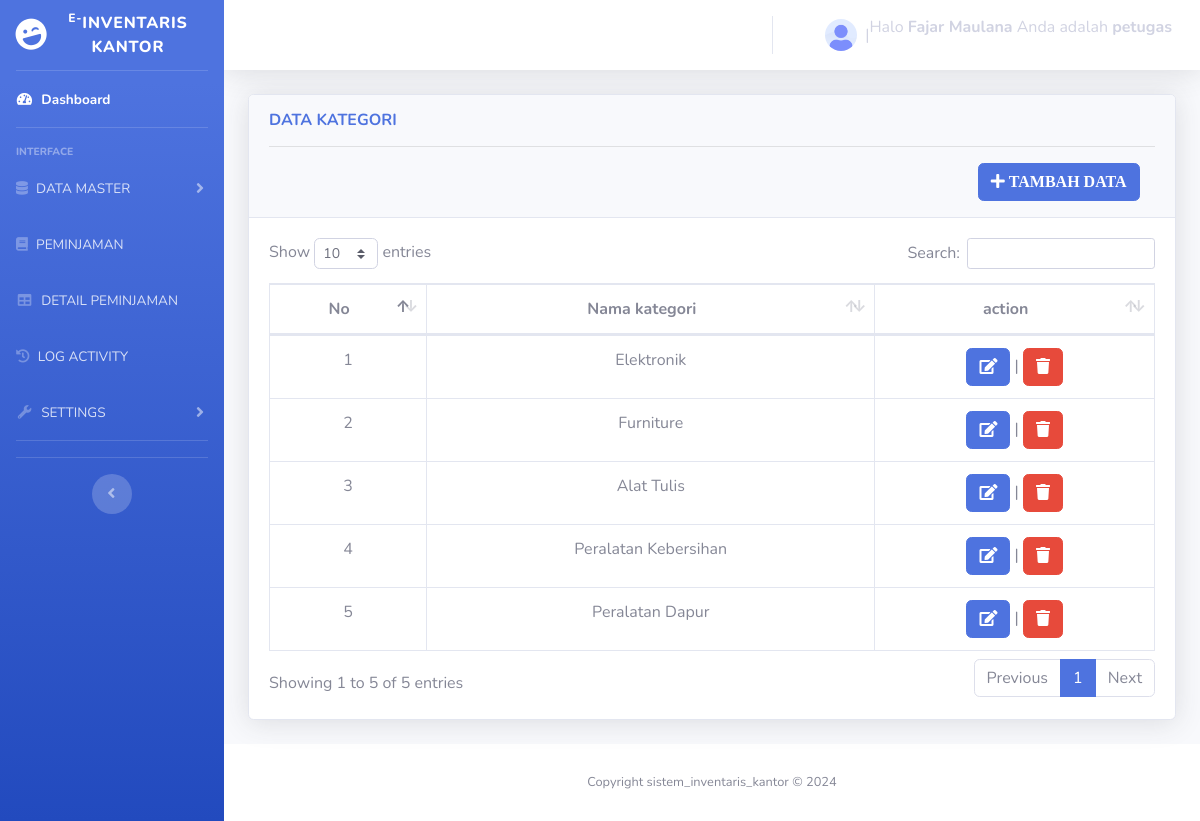
The page /kategori.php (signed in) on the database its author committed.
### tables this page shows
CREATE TABLE `kategori` (
  `id_kategori` int(11) NOT NULL,
  `nama_kategori` varchar(100) NOT NULL
);

### kategori.php (the view, shortened to what this page needs)
<?php
include "asset/header.php";
include "asset/sidebar.php";
include "conn.php";
$ctgr = "select * from kategori";
$result = mysqli_query($conn, $ctgr);
?>
        <div class="container-fluid">
         <div class="card shadow mb-4 relative">
            <div class="card-header py-3">
              <h6 class="m-0 font-weight-bold text-primary">DATA KATEGORI</h6>
              <hr>
              <a href="back_end/kategori/tambah.php" class="btn btn-primary float-end" style="margin-left: 80%;"><i class="fas fa-plus"> TAMBAH DATA</i></a>
            </div>
            <div class="card-body">
              <div class="table-responsive">
                <?php if(mysqli_num_rows($result) > 0) { ?>
                <table class="table table-bordered text-center" id="dataTable" width="100%" cellspacing="0">
                  <thead>
                    <tr>
                      <th>No</th>
                      <th>Nama kategori</th>
                      <th>action</th>
                    </tr>
                  </thead>
                 <tbody>
                  <?php
                  $no =1;
                  while( $row = mysqli_fetch_assoc($result)) {
                  ?>
               <tr>
                      <td><?php echo $no; ?></td>
                      <td> <?php echo $row['nama_kategori']; ?></td>
                       <td>
                      <a href='back_end/kategori/edit.php?id="<?php echo  $row['id_kategori'];  ?>"' class="btn btn-primary" onclick="return confirm('Apakah Anda yakin ingin mengedit data ini?');"><i class="fas fa-edit"></i></a> |
                      <a href='back_end/kategori/hapus.php?id="<?php echo  $row['id_kategori'];  ?>"' class="btn btn-danger" onclick="return confirm('Apakah Anda yakin ingin hapus data ini?');"><i class="fas fa-trash"></i></a>
                      </td>
                    </tr>
                 <?php $no++; } ?>
                </table>
                    <?php
                  }else{
                    echo"tidak ada data ditemukan";
                  }
                  ?>
              </div>
            </div>
          </div>
        </div>
<?php include "asset/footer.php"; ?>

### rows shown on the page
kategori: nama_kategori "Elektronik"
kategori: nama_kategori "Furniture"
kategori: nama_kategori "Alat Tulis"
kategori: nama_kategori "Peralatan Kebersihan"
kategori: nama_kategori "Peralatan Dapur"

### other values the page prints
$_SESSION['username'] "Fajar Maulana"
$_SESSION['level'] "petugas"
